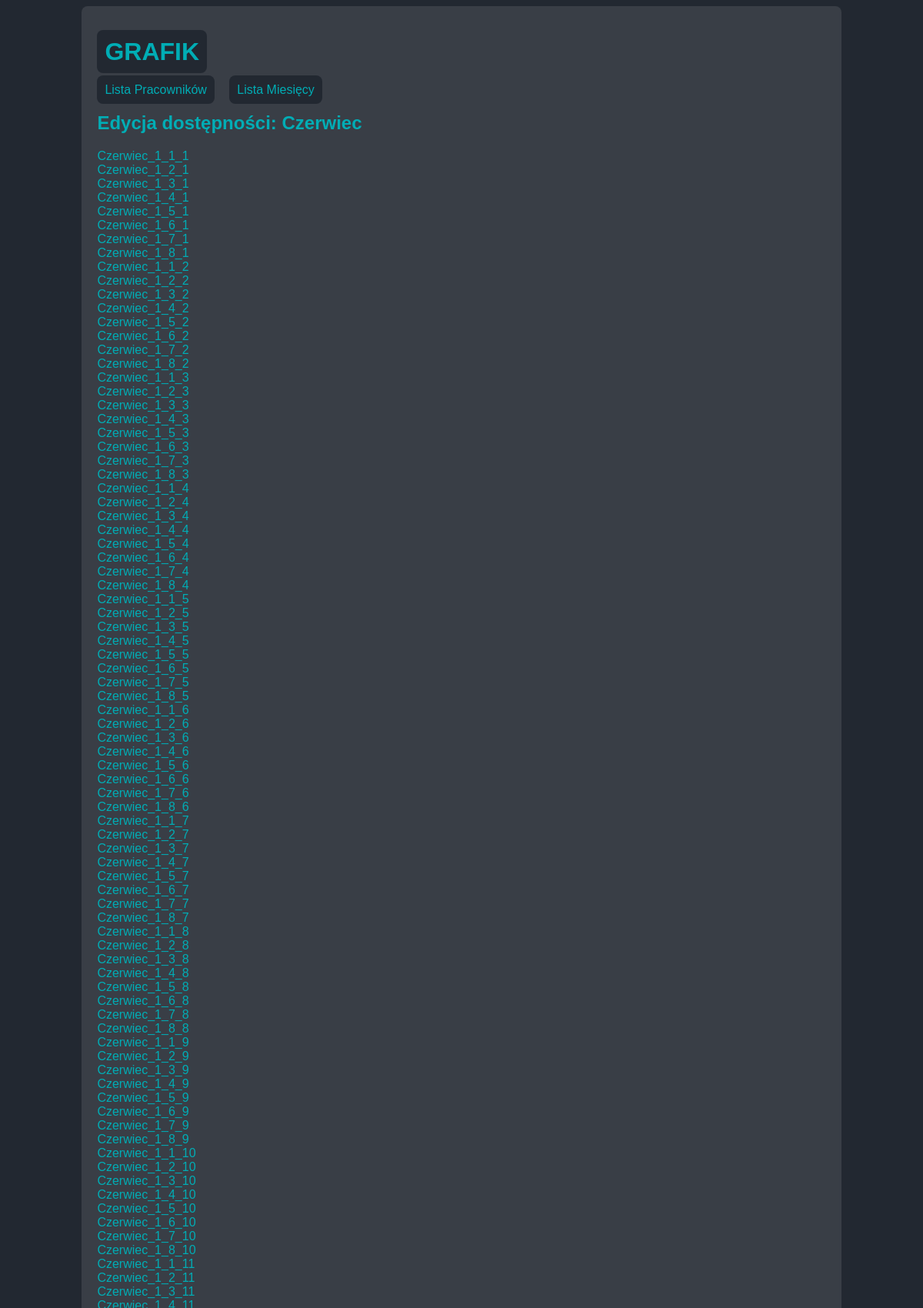
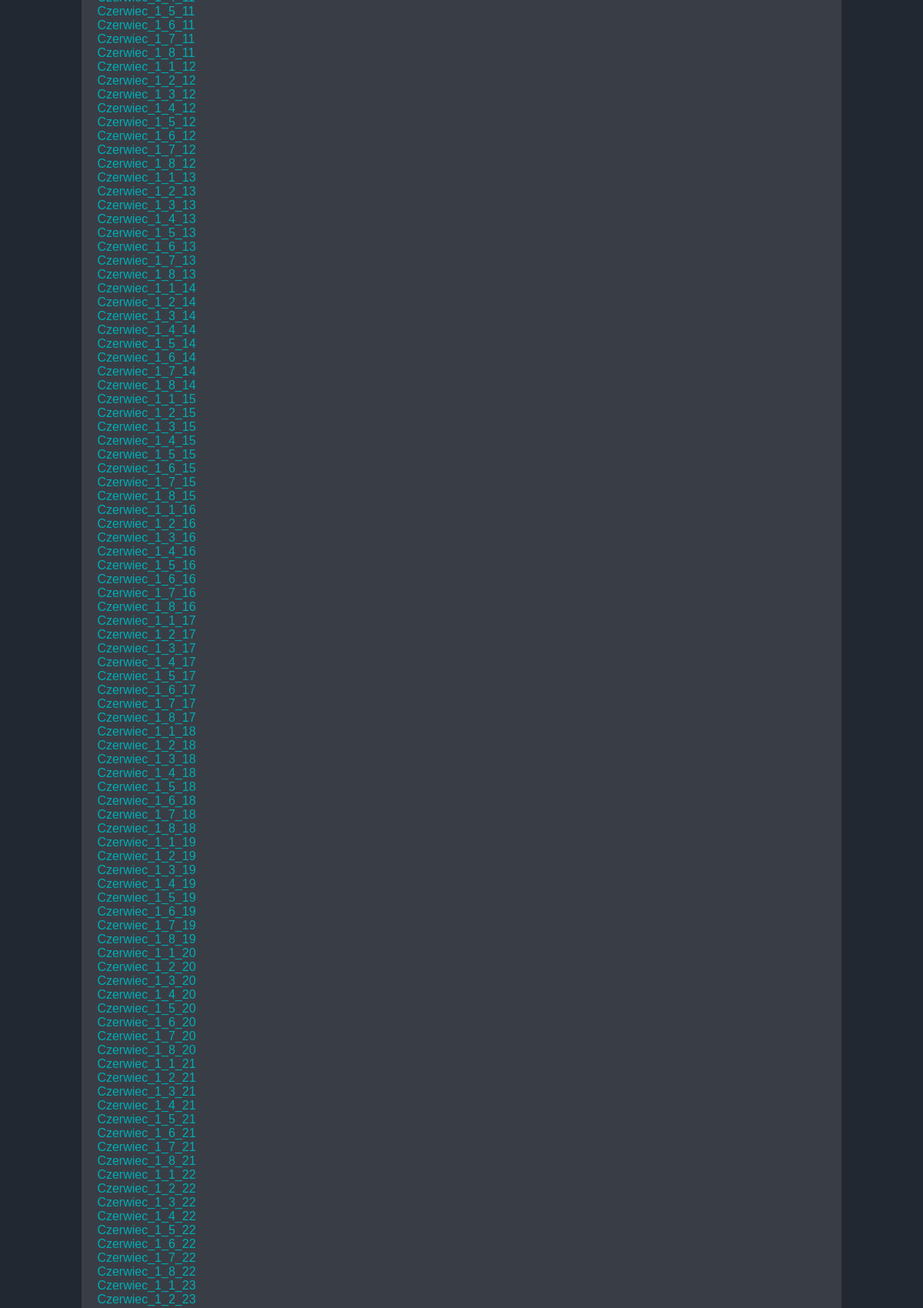
Page /month/2/availability (upper part) on the committed database (2 pictures, top to bottom).
### tables this page shows
CREATE TABLE months (
    id INTEGER PRIMARY KEY AUTOINCREMENT,
    name TEXT NOT NULL,
    length INTEGER NOT NULL,
    weekday_start TEXT NOT NULL,
    year INTEGER NOT NULL
);

CREATE TABLE employees(
id INTEGER PRIMARY KEY AUTOINCREMENT,
name TEXT NOT NULL,
surname TEXT NOT NULL,
positions TEXT not null,
active INTEGER NOT NULL DEFAULT 1 CHECK (active IN (0, 1)),
created_at TEXT NOT NULL DEFAULT (datetime('now'))
);

CREATE TABLE calendar (
    id INTEGER PRIMARY KEY AUTOINCREMENT,
    month_id INTEGER NOT NULL,
    day_index INTEGER NOT NULL,
    weekday TEXT NOT NULL,
    available INTEGER DEFAULT 0 CHECK (available IN (0, 1)),
    FOREIGN KEY (month_id) REFERENCES months (id)
);

### app.py (the view)
@app.route("/month/<int:month_id>/availability", methods=["GET", "POST"])
def month_availability(month_id):
    db = get_db()
    month_calendar = db.execute("SELECT * FROM calendar WHERE month_id = ?", (month_id,)).fetchone()
    month = db.execute("SELECT * FROM months WHERE id = ?", (month_id,)).fetchone()
    if month is None:
        flash("Nie znaleziono miesiąca o podanym ID.", "danger")
        return redirect(url_for("add_month"))
    calendar = db.execute("SELECT * FROM calendar WHERE month_id = ? ORDER BY day_index", (month_id,)).fetchall()
    employees = db.execute("SELECT id, active, name, surname FROM employees").fetchall()
    return render_template("month_availability.html", month_info=month, calendar=calendar, employees=employees)

### app.py (called while the page is built)
def get_db():
    if "db" not in g:
        conn = sqlite3.connect(DATABASE)
        conn.row_factory = sqlite3.Row
        conn.execute("PRAGMA foreign_keys = ON;")
        g.db = conn
    return g.db

### templates/month_availability.html (shortened to what this page needs)
{% extends "index.html" %}
    {% block content %}
    <h2>Edycja dostępności: {{ month_info['name'] }}</h2>
    {% for day in calendar %}
        {% for employee in employees %}
            {{month_info['name']}}_{{day['available']}}_{{employee['id']}}_{{day['day_index']}}
            <br>
        {% endfor %}
    {% endfor %}
        {% set employees_count = 0 %}
        {% for employee in employees %}
            {% if employee['active'] == 1 %}
                {% set employees_count = employees_count + 1 %}
            {% endif %}
        {% endfor %}
    {% endblock %}

### static/CSS/style.css (style rules this page uses)
:root { --body_color: #222831; --main_color: #393E46; --text_color: #00ADB5; }
body { background-color: var(--body_color, value); color: var(--text_color, value); font-family: Arial, sans-serif; }

### rows in the picture
months: name "Czerwiec"
calendar: available "1", day_index "1"
employees: id "1"
employees: id "2"
employees: id "3"
employees: id "4"
employees: id "5"
employees: id "6"
employees: id "7"
employees: id "8"
calendar: available "1", day_index "2"
calendar: available "1", day_index "3"
calendar: available "1", day_index "4"
calendar: available "1", day_index "5"
calendar: available "1", day_index "6"
calendar: available "1", day_index "7"
calendar: available "1", day_index "8"
calendar: available "1", day_index "9"
calendar: available "1", day_index "10"
calendar: available "1", day_index "11"
calendar: available "1", day_index "12"
calendar: available "1", day_index "13"
calendar: available "1", day_index "14"
calendar: available "1", day_index "15"
calendar: available "1", day_index "16"
calendar: available "1", day_index "17"
calendar: available "1", day_index "18"
calendar: available "1", day_index "19"
calendar: available "1", day_index "20"
calendar: available "1", day_index "21"
calendar: available "1", day_index "22"
calendar: available "1", day_index "23"
